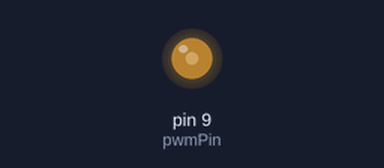
Bench run of a sketch on a simulated Arduino Uno, built with avr-gcc and run on an emulated ATmega328P. Parts: output pins drawn as LEDs (lit = HIGH).

Above: at 0.1 s.
Timing chart, 0 to 1.6 s (numbered marks = the images above):
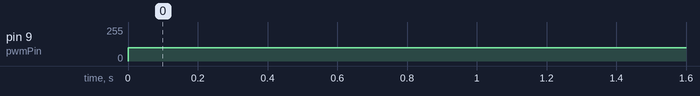

Measured:
- by itself, pin 9 (pwmPin): 0/255 → 100/255 at 0.00 s

The sketch:

purePWM.ino
```cpp
int pwmPin = 9;

void setup() {
  // put your setup code here, to run once:
  pinMode(pwmPin, OUTPUT);
}

void loop() {
  // put your main code here, to run repeatedly:
  analogWrite(pwmPin, 100);
}
```
